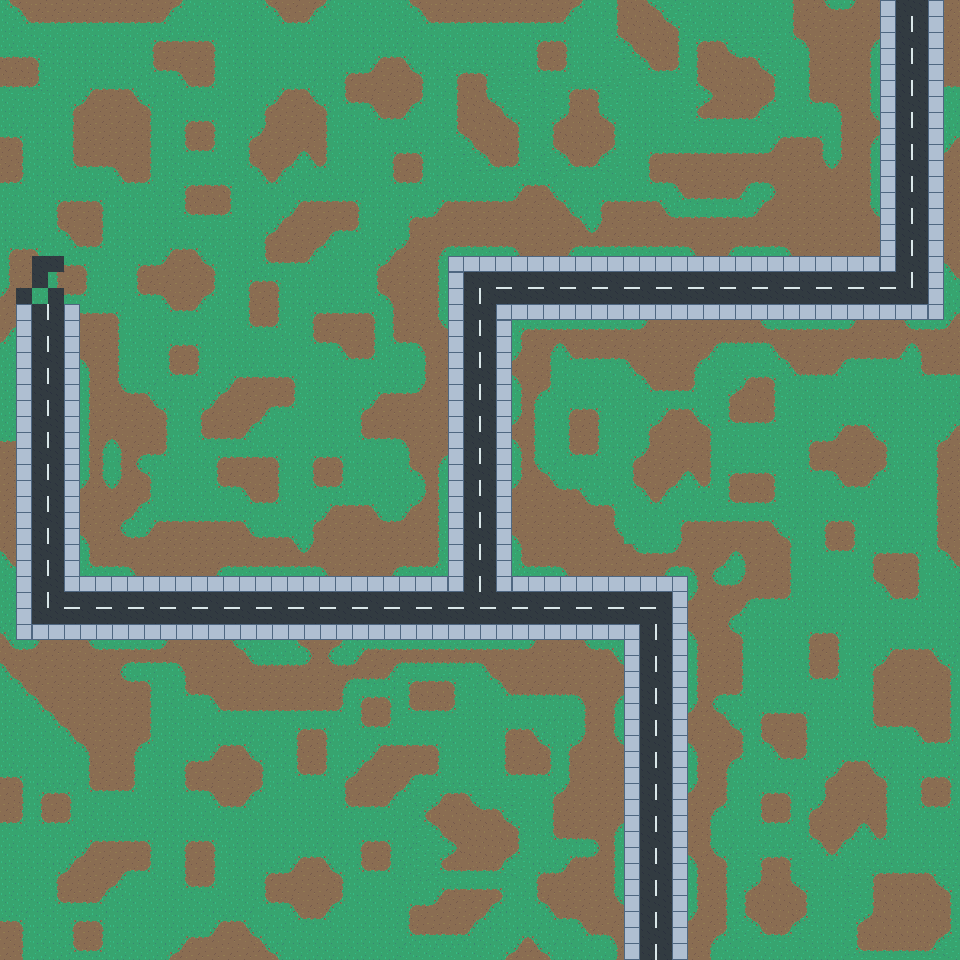

This game map was drawn from its Tiled (.tmx) file and the tilesets committed beside it. A one-line description and the trimmed map source follow:
An orthogonal 60x60 tile map with 16x16 px tiles, 1 tile layer (Background), 3 tilesets and 4 objects.

<map version="1.2" tiledversion="1.3.3" orientation="orthogonal" renderorder="right-down" width="60" height="60" tilewidth="16" tileheight="16" infinite="0" nextlayerid="3" nextobjectid="8">
 <editorsettings>
  <export target="mainMapV2.lua" format="lua" />
 </editorsettings>
 <tileset firstgid="1" source="TopDownTiles.tsx" />
 <tileset firstgid="19" source="roadTiles.tsx" />
 <tileset firstgid="24" source="sidewalk_dirtTiles.tsx" />
 <layer id="1" name="Background" width="60" height="60">
  <data>[3600 cells, 3600 non-empty, 28 distinct tile ids]</data>
 </layer>
 <objectgroup id="2" name="Bounds">
  <object id="4" x="0" y="0" width="959" height="16" />
  <object id="5" x="944" y="16" width="16" height="943" />
  <object id="6" x="1" y="943" width="945" height="16" />
  <object id="7" x="0" y="16" width="16" height="927" />
 </objectgroup>
</map>
